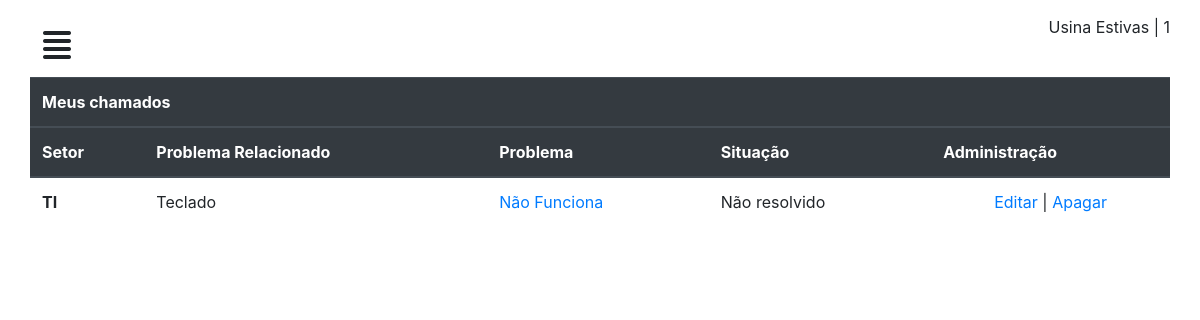
Page /perfil/ (signed in) on the earlier database version.
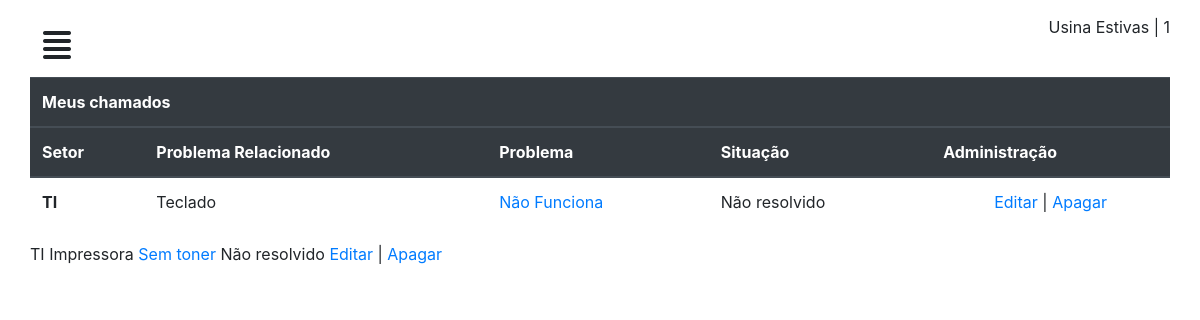
Same page on the later database version.
### chamados/models.py (models this page shows, shortened)
class CustomUser (AbstractUser):
	matricula = models.CharField('matricula', max_length=11)
	apelido = models.CharField('apelido', max_length=50)

class Chamado(models.Model):
	setor = models.CharField('Setor', max_length=50)
	problema = models.TextField('problema')
	situacao = models.IntegerField('situacao', default=1)
	user = models.ForeignKey(CustomUser, on_delete=models.CASCADE)
	relacao = models.ForeignKey(ProblemaRelacionado, on_delete=models.CASCADE)

class ProblemaRelacionado(models.Model):
	relacao = models.CharField('problema relacionado', max_length=50)
	def __str__(self):
		return self.relacao

### chamados/views.py (the view)
# urls.py: path('perfil/', perfil, name="perfil"),
@login_required
def perfil(request):
	chamados = Chamado.objects.filter(user=request.user)
	contexto = {
	'lista_chamado': chamados
	}
	return render(request, 'chamados.html', contexto)

### chamados/templates/chamados.html (shortened to what this page needs)
{% extends "baseperfil.html" %}
{% load static %}
{% block title %}
	<link rel="stylesheet" type="text/css" href="{% static 'css/mycall.css' %}" />
{% endblock %}
{% block conteudo %}
	<table class="table">
          <thead class="thead-dark">
            <tr>
              <th class="titleTable" colspan="5" scope="col">Meus chamados</th>
            </tr>
          </thead>
          <thead class="thead-dark">
            <tr>
              <th scope="col">Setor</th>
              <th scope="col">Problema Relacionado</th>
              <th scope="col">Problema</th>
              <th scope="col">Situação</th>
              <th scope="col">Administração</th>
            </tr>
          </thead>
          <tbody>
              <tr>
                {% for chamado in lista_chamado %}
                  <th scope="row">{{chamado.setor}}</th>
                  <td class="text-left">{{chamado.relacao}}</td>
                  <td class="text-left"><a href="#">{{chamado.problema}}</a></td>
                  <td class="text-left"> <span class="progressCall">{% if chamado.situacao == 1 %} Não resolvido {% else %} resolvido {% endif %}</span></td>
                  <td><a href="{% url 'editar' chamado.id %}">Editar</a> | <a href="{% url 'apagar' chamado.id %}">Apagar</a></td>
              </tr>
          </tbody>
        </table>
        {% empty %}
<p>Nenhum chamado cadastrado</p>
{% endfor %}
{% endblock %}

### chamados/templates/baseperfil.html (shortened to what this page needs)
<!DOCTYPE html>
{% load static %}
<html>
<head>
	{% block title %}
	{% endblock %}
	<link rel="stylesheet" type="text/css" href="{% static 'css/geral.css' %}" />
	<link rel="stylesheet" type="text/css" href="{% static 'bootstrap/css/bootstrap.min.css' %}" />
	<link rel="stylesheet" type="text/css" href="{% static 'css/dash.css' %}" />
	<link href="//netdna.bootstrapcdn.com/font-awesome/3.2.1/css/font-awesome.css" rel="stylesheet"/>
</head>
<body>
	<div id="wrapper">
		<div id="page-content-wrapper">
			<div class="container-fluid">
				<div class="row">
					<div class="col-lg-12">
						<a href="#" class="btn" id="menu-toggle"><i class="fas fa-align-justify"></i></a> <span class="float-right"> Usina Estivas | {{user.apelido}}</span>
						{% block conteudo %}
						{% endblock %}
					</div>
				</div>
			</div>
		</div>
	</div>
</body>
</html>

### chamados/static/css/mycall.css (style rules this page uses)
div#mycall .table th, td { text-align: center; }

### chamados/static/css/dash.css (style rules this page uses)
#page-content-wrapper { width: 100%; position: absolute; padding:15px; transition:all .5s; }
#menu-toggle { transition:all .3s; font-size:2em; }

Differences in the rows shown:
added Chamado: setor "TI", relacao "Impressora", problema "Sem toner", situacao "Não resolvido"
